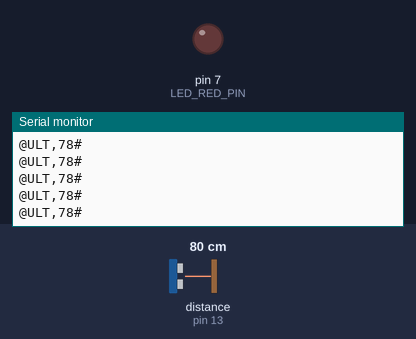
This sketch was run on a simulated Arduino Uno, built with avr-gcc and run on an emulated ATmega328P. Parts: output pins drawn as LEDs (lit = HIGH), the last lines printed to the serial monitor. Wiring (inferred from the names in the program): ultrasonic range finder: trigger pin 12; echo pin 13. The test bench sets the inputs (shaded band); at power-on: distance to the obstacle (sensor on pin 13) 80 cm. The echo pulse lasts 58.3 µs per cm; pins used as bus, display or sensor lines are not drawn.

Above: at 1.2 s.
1.3 s: distance to the obstacle (sensor on pin 13) set to 2 cm
At 1.38 s:
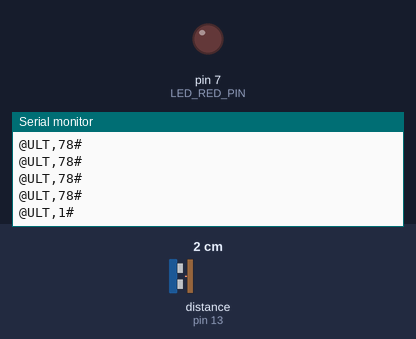
4.3 s: distance to the obstacle (sensor on pin 13) set to 250 cm
At 4.41 s:
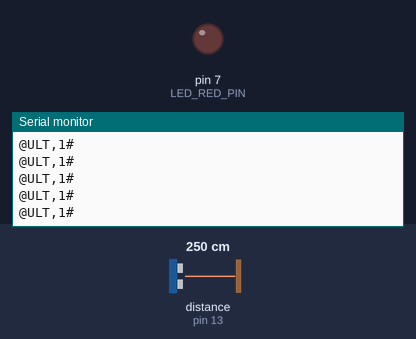
Timing chart, 0 to 7.3 s (numbered marks = the images above; inputs shaded):
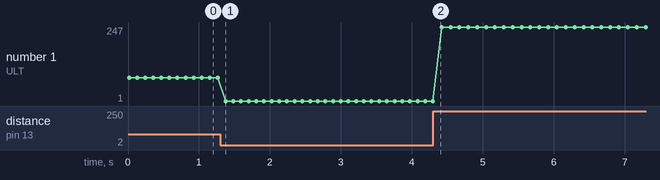

The sketch:

week12_Ultrasonic_LED.ino
```cpp
// 12주차 1번
// 블루투스 환경이 구축된 상태에서 실습
// LED 버튼을 누르면 RED LED 점등, 점등되어있다면 소등
// 초음파 오른쪽의 파란색 상자에는 주기적으로 초음파 센서의 값 출력

// p1Activity.java ->  버튼 제어 : public void clickFunc()
//                 ->  텍스트 출력 : private void setResultValue()
// UI를 새로 생성해줬다면 -> private void initUI()에 생성된 UI 추가
// public class p1Activity extends Activity 다시 한 번 점검 필수 ( p1에 맞게 수정 )

#include <SoftwareSerial.h>

//- 센서 연결 핀 선언 ----------------------------------------------------------
#define RXD_PIN 2
#define TXD_PIN 3
#define LED_RED_PIN 7

//- 센서 제어 객체 선언 -------------------------------------------------------
SoftwareSerial bt(RXD_PIN, TXD_PIN);

const int trigPin = 12;
const int echoPin = 13;
long duration;
int distance;

//- 전역 변수 선언 ------------------------------------------------------------
String rxData = "";

//- 센서 초기화 ---------------------------------------------------------------
void setup()
{
    Serial.begin(9600); // 디버깅 용
    bt.begin(9600);     // BT통신 용
    pinMode(LED_RED_PIN, OUTPUT);
    pinMode(trigPin, OUTPUT);
    pinMode(echoPin, INPUT);
}

//- 기능 구현 ------------------------------------------------------------------
void loop()
{
    // 블루투스로 데이터가 들어왔는지 확인
    if (bt.available() > 0)
    {
        // 들어온 데이터 처리
        rxData = bt.readString();
        // 어플에서 LED버튼을 클릭하면 @LED,1# @LED,0# 가 전달되도록 설정
        // 해당 데이터를 분석 -> @ 로 시작 # 로 종료
        // LED 제어
        if (rxData.startsWith("@") && rxData.endsWith("#"))
            controlWiFiData(rxData);
    }

    // 초음파 거리 측정
    digitalWrite(trigPin, LOW);
    delayMicroseconds(2);
    digitalWrite(trigPin, HIGH);
    delayMicroseconds(10);
    digitalWrite(trigPin, LOW);
    duration = pulseIn(echoPin, HIGH);
    distance = duration * 0.034 / 2;
    // 앱으로 초음파 데이터 전송
    // p1Activity.java 의 setResultValue에서 ULT로 받은 데이터를 어플 내에 표시하도록 설정
    sendStringData("@ULT,", String(distance));
    delay(100);
}
//- BT로 수신한 데이터 처리 -------------------------------------------------
void controlWiFiData(String rxData)
{
    Serial.print("RX <=== ");
    Serial.println(rxData);
    // 들어온 데이터에 맞게 LED 제어
    if (rxData.indexOf("LED,1") >= 0)
    {
        digitalWrite(LED_RED_PIN, HIGH);
    }
    else if (rxData.indexOf("LED,0") >= 0)
    {
        digitalWrite(LED_RED_PIN, LOW);
    }
}

void sendStringData(String sztitle, String szMsg)
{
    String szSendData = sztitle;
    szSendData += szMsg;
    szSendData += "#";
    bt.print(szSendData);       //- 블루투스로 전송
    Serial.println(szSendData); //- 데이터 전송 확인을 위한 PC로 전송
}
```

Measured:
- after the input at 1.3 s, the serial monitor: prints a new line after 0.07 s (image 1)
- plotted number 1: 78 → 1 after the input at 1.3 s, 1 → 247 after the input at 4.3 s
